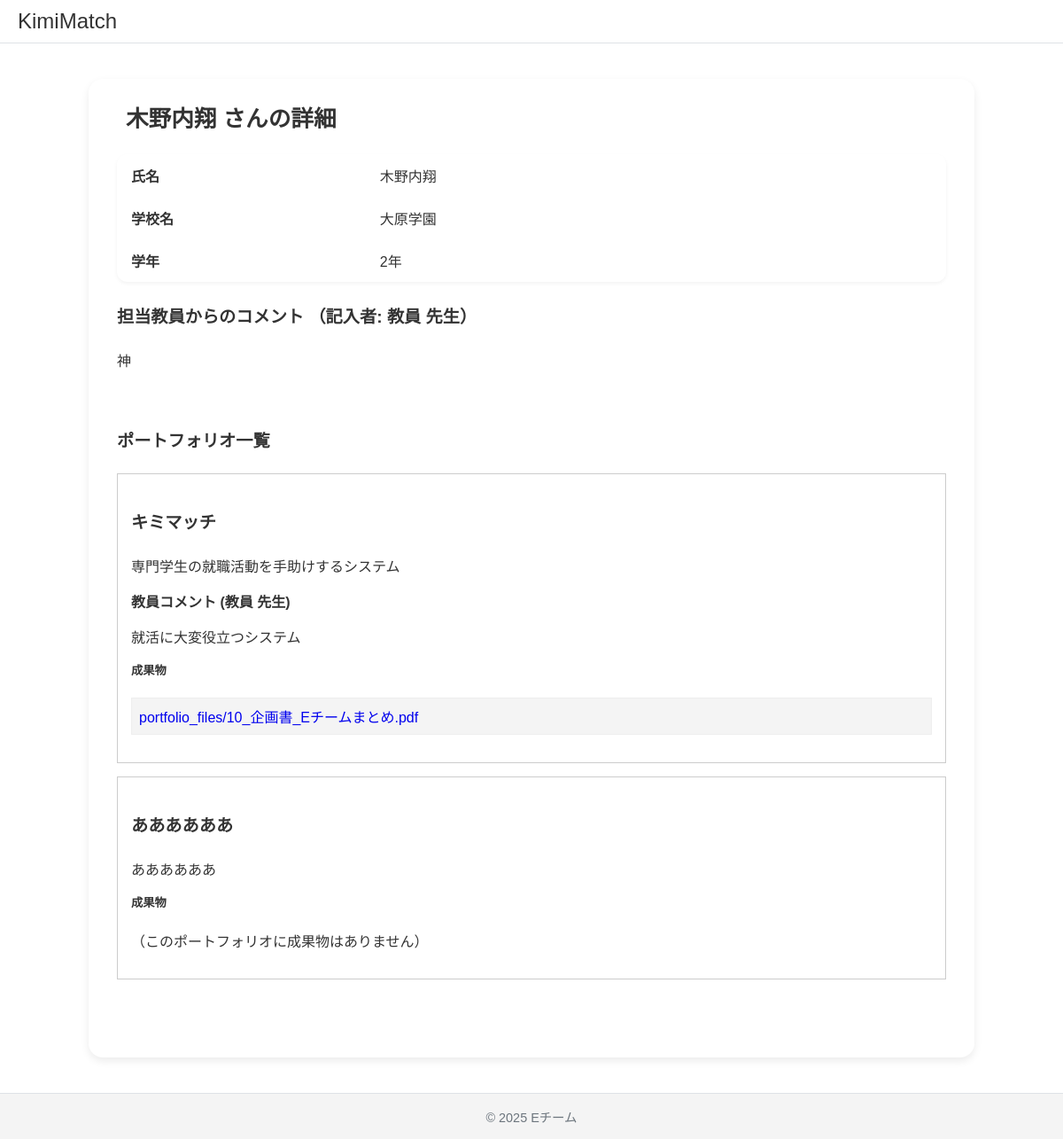
The app's page /accounts/student/1/ (signed in) with its own data.
### accounts/models.py (models this page shows, shortened)
class Student(models.Model):
    user = models.OneToOneField(User, on_delete=models.CASCADE)
    school = models.ForeignKey('schools.School', on_delete=models.SET_NULL, null=True, blank=True, verbose_name="所属学校")
    full_name = models.CharField(max_length=100, verbose_name="氏名")
    grade = models.IntegerField(verbose_name="学年")
    comment = models.TextField(
        verbose_name="教員からのコメント",
        blank=True,
        null=True
    )
    comment_teacher = models.ForeignKey(
        'Teacher',
        on_delete=models.SET_NULL,
        verbose_name="コメント記入教員",
        blank=True,
        null=True
    )
    is_public_to_companies = models.BooleanField(
        verbose_name="企業へのプロフィール公開",
        default=True
    )
    class Meta:
        verbose_name = "学生プロフィール"
        verbose_name_plural = "学生プロフィール"

class Teacher(models.Model):
    user = models.OneToOneField(User, on_delete=models.CASCADE)
    school = models.ForeignKey('schools.School', on_delete=models.SET_NULL, null=True, blank=True, verbose_name="所属学校")
    full_name = models.CharField(max_length=100, verbose_name="氏名")
    subject = models.CharField(max_length=50, verbose_name="担当教科")
    class Meta:
        verbose_name = "教員プロフィール"
        verbose_name_plural = "教員プロフィール"

### schools/models.py (models this page shows, shortened)
class School(models.Model):
    name = models.CharField(max_length=100, verbose_name="学校名")
    address = models.CharField(max_length=255, verbose_name="住所")
    class Meta:
        verbose_name = "学校"
        verbose_name_plural = "学校一覧"

### portfolios/models.py (models this page shows, shortened)
class Portfolio(models.Model):
    student = models.ForeignKey('accounts.Student', on_delete=models.CASCADE, verbose_name="学生")
    title = models.CharField(max_length=200, verbose_name="タイトル")
    description = models.TextField(verbose_name="説明文")
    teacher_comment = models.TextField(
        verbose_name="教員からのコメント",
        blank=True,
        null=True
    )
    commenting_teacher = models.ForeignKey(
        'accounts.Teacher',
        on_delete=models.SET_NULL,
        verbose_name="コメント記入教員",
        blank=True,
        null=True
    )
    class Meta:
        verbose_name = "ポートフォリオ（表紙）"
        verbose_name_plural = "ポートフォリオ（表紙）"

class PortfolioItem(models.Model):
    portfolio = models.ForeignKey(Portfolio, on_delete=models.CASCADE, related_name="items")
    file = models.FileField(
        upload_to='portfolio_files/',
        verbose_name="成果物ファイル",
        validators=[validate_file_extension],
        help_text="PDF, 画像(JPG/PNG), またはソースコード一式(ZIP)をアップロードしてください。"
    )
    class Meta:
        verbose_name = "ポートフォリオ作品"
        verbose_name_plural = "ポートフォリオ作品"

### accounts/views.py (the view, shortened to what this page needs)
# urls.py: path('student/<int:pk>/', views.StudentDetailView.as_view(), name='student_detail'),
class StudentDetailView(LoginRequiredMixin, TeacherOrCompanyOnlyMixin, DetailView):
    model = Student
    template_name = 'accounts/student_detail.html'
    context_object_name = 'student'
    def get_context_data(self, **kwargs):
        context = super().get_context_data(**kwargs)
        student = self.get_object()
        user = self.request.user
        context['portfolios'] = student.portfolio_set.all()
        return context

### accounts/context_processors.py (called while the page is built)
def add_user_role(request):
    user = request.user
    if not user.is_authenticated:
        return {'user_type': 'guest'}
    try:
        if hasattr(user, 'student'):
            return {'user_type': 'student'}
        elif hasattr(user, 'teacher'):
            return {'user_type': 'teacher'}
        elif hasattr(user, 'companyrepresentative'):
            return {'user_type': 'company'}
        elif user.is_superuser:
            return {'user_type': 'admin'}
        else:
            return {'user_type': 'authenticated'} # (プロフィール未設定)
    except Exception:
        return {'user_type': 'guest'}

### accounts/views.py (called while the page is built)
    def test_func(self):
        try:
            return (
                hasattr(self.request.user, 'teacher') or
                hasattr(self.request.user, 'companyrepresentative') or
                self.request.user.is_superuser
            )
        except:
            return False

### templates/accounts/student_detail.html (shortened to what this page needs)
{% extends "base.html" %}
{% load static %}
{% block content %}
<div class="page-container">
  <div class="profile-card">
    <h2>{{ student.full_name }} さんの詳細</h2>
    <div class="info-table">
      <table>
        <tr>
          <th>氏名</th>
          <td>{{ student.full_name }}</td>
        </tr>
        <tr>
          <th>学校名</th>
          <td>{{ student.school.name | default:"未設定" }}</td>
        </tr>
        <tr>
          <th>学年</th>
          <td>{{ student.grade }}年</td>
        </tr>
      </table>
    </div>
    {% if student.comment %}
      <div class="teacher-comment-general">
        <h4>
          担当教員からのコメント
          {% if student.comment_teacher %}
            <span>（記入者: {{ student.comment_teacher.full_name }} 先生）</span>
          {% endif %}
        </h4>
        <p style="white-space: pre-wrap;">{{ student.comment }}</p>
      </div>
    {% endif %}
    <h3>ポートフォリオ一覧</h3>
    {% if portfolios %}
      {% for portfolio in portfolios %}
        <div class="portfolio-card" style="border: 1px solid #ccc; padding: 15px; margin-bottom: 15px;">
          <h4>{{ portfolio.title }}</h4>
          <p>{{ portfolio.description | linebreaksbr }}</p>
          {% if portfolio.teacher_comment %}
            <div class="teacher-comment-portfolio">
              <strong>
                教員コメント
                {% if portfolio.commenting_teacher %}
                <span>({{ portfolio.commenting_teacher.full_name }} 先生)</span>
                {% endif %}
              </strong>
              <p>{{ portfolio.teacher_comment }}</p>
            </div>
          {% endif %}
          <h5 style="margin-top: 15px;">成果物</h5>
          {% if portfolio.items.all %}
            <ul style="list-style-type: none; padding-left: 0;">
              {% for item in portfolio.items.all %}
                <li style="background: #f4f4f4; border: 1px solid #eee; padding: 8px; margin-bottom: 5px;">
                  <a href="{{ item.file.url }}" target="_blank">
                    {{ item.file.name }}
                  </a>
                </li>
              {% endfor %}
            </ul>
          {% else %}
            <p>（このポートフォリオに成果物はありません）</p>
          {% endif %}
        </div>
      {% endfor %}
    {% else %}
      <p>（この学生はまだポートフォリオを作成していません）</p>
    {% endif %}
  </div>
</div>
{% endblock %}

### templates/base.html (shortened to what this page needs)
{% load static %}
<!DOCTYPE html>
<html lang="ja">
<head>
  <link rel="stylesheet" href="{% static 'style.css' %}">
</head>
<body class="role-{{ user_type | default:'guest' }}">
  <div class="main-container">
    <header>
      <h1><a href="/">KimiMatch</a></h1>
      <nav>
        {% if user.is_authenticated %}
          <div class="hamburger-icon" onclick="toggleMenu()">
            <span></span>
            <span></span>
            <span></span>
          </div>
        {% else %}
          <a href="{% url 'accounts:login' %}">ログイン</a>
          <a href="{% url 'accounts:signup_type_select' %}" style="margin-left: 15px;">新規登録</a>
        {% endif %}
      </nav>
    </header>
    <main>
      {% block content %}{% endblock %}
    </main>
    <footer>
      <p style="margin: 0;">&copy; 2025 Eチーム</p>
    </footer>
  </div>
</body>
</html>

### static/style.css (style rules this page uses)
html, body { height: 100%; margin: 0; padding: 0; font-family: "Noto Sans JP", sans-serif; color: #333; }
body { background-color: #f8f9fa; }
a { text-decoration: none; font-weight: 500; transition: color 0.2s ease, background-color 0.2s ease; }
.main-container { width: 100%; max-width: 960px; margin: 0 auto; box-sizing: border-box; display: flex; flex-direction: column; min-height: 100%; background-color: #ffffff; }
header { width: 100%; display: flex; justify-content: space-between; align-items: center; padding: 10px 20px; box-sizing: border-box; background-color: #ffffff; border-bottom: 1px solid #dee2e6; }
header h1 { margin: 0; font-size: 1.5em; }
header h1 a { color: #333; text-decoration: none; }
header nav span { font-size: 0.9em; color: #555; }
main { padding: 20px; flex-grow: 1; }
footer { width: 100%; text-align: center; padding: 15px; background-color: #f4f4f4; border-top: 1px solid #dee2e6; box-sizing: border-box; color: #6c757d; font-size: 0.9em; }
.page-container { padding: 20px; max-width: 1000px; width: 100%; margin: 0 auto; }
body:not(.role-guest) .main-container { padding: 0; max-width: none; }
.profile-card { background: #ffffff; border-radius: 16px; box-shadow: 0 4px 10px rgba(0, 0, 0, 0.08); padding: 24px 32px; overflow-x: auto; }
h2 { font-size: 1.6rem; font-weight: 700; padding-left: 10px; margin-top: 0; margin-bottom: 1.5rem; }
h3, h4 { font-size: 1.2rem; font-weight: 600; margin-top: 1.5rem; margin-bottom: 1rem; padding-bottom: 8px; }
.info-table table { width: 100%; border-collapse: collapse; border-radius: 12px; overflow: hidden; box-shadow: 0 2px 4px rgba(0, 0, 0, 0.05); }
.info-table th { text-align: left; padding: 12px 16px; width: 30%; font-weight: 600; vertical-align: top; }
.info-table td { background-color: #ffffff; padding: 12px 16px; }
header { position: relative; z-index: 100; }
.hamburger-icon { display: inline-block; width: 30px; height: 24px; cursor: pointer; position: relative; vertical-align: middle; transition: transform 0.2s ease; }
.hamburger-icon span { display: block; width: 100%; height: 3px; background-color: #fff; position: absolute; border-radius: 2px; transition: all 0.3s; }
.hamburger-icon span:nth-child(1) { top: 0; }
.hamburger-icon span:nth-child(2) { top: 10px; }
.hamburger-icon span:nth-child(3) { top: 20px; }

### records on screen
Student: full_name "木野内翔", school.name "大原学園", grade "2", comment_teacher.full_name "教員", comment "神"
Portfolio: title "キミマッチ", description "専門学生の就職活動を手助けするシステム", commenting_teacher.full_name "教員", teacher_comment "就活に大変役立つシステム"
PortfolioItem: file.name "portfolio_files/10_企画書_Eチームまとめ.pdf"
Portfolio: title "ああああああ", description "ああああああ", shows "（このポートフォリオに成果物はありません）"
